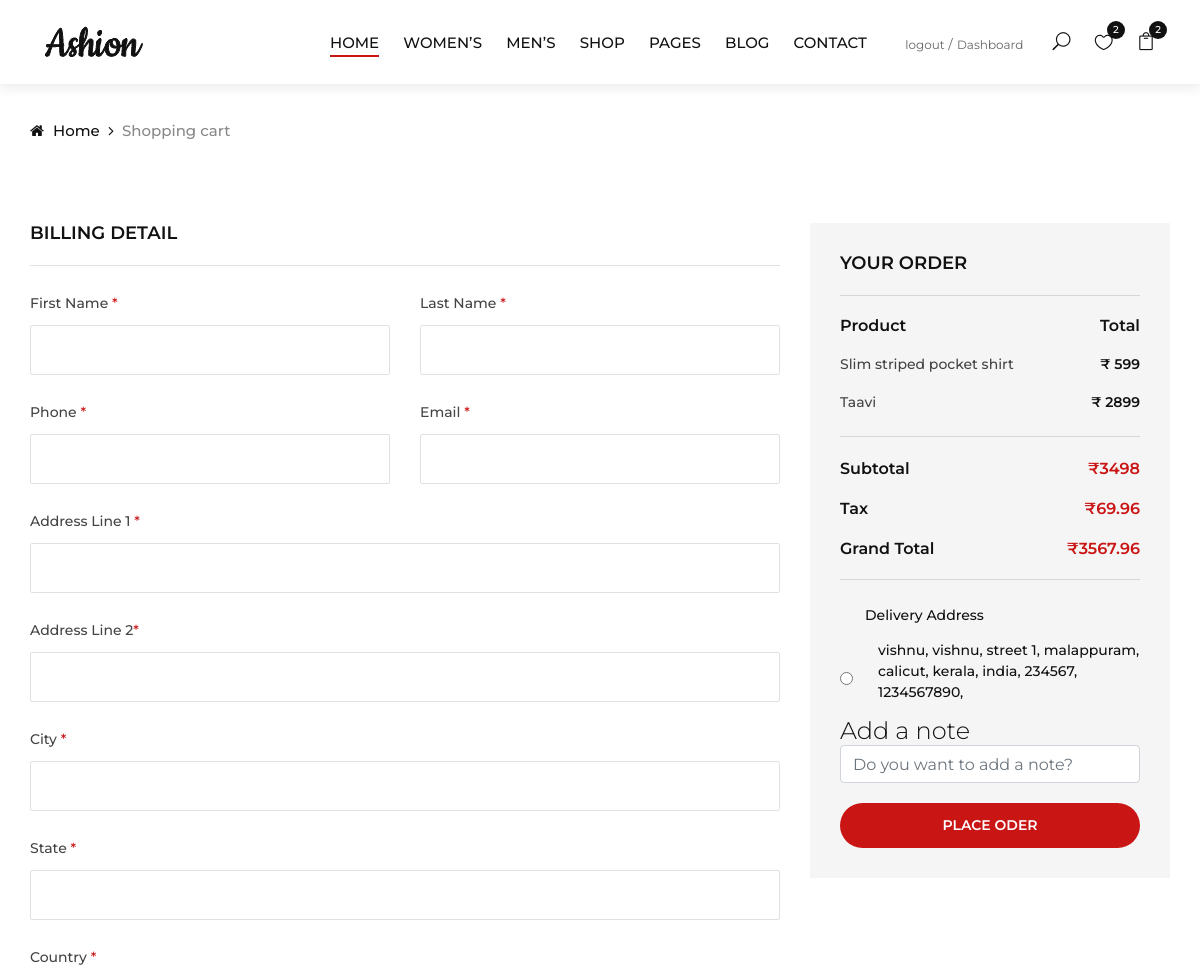
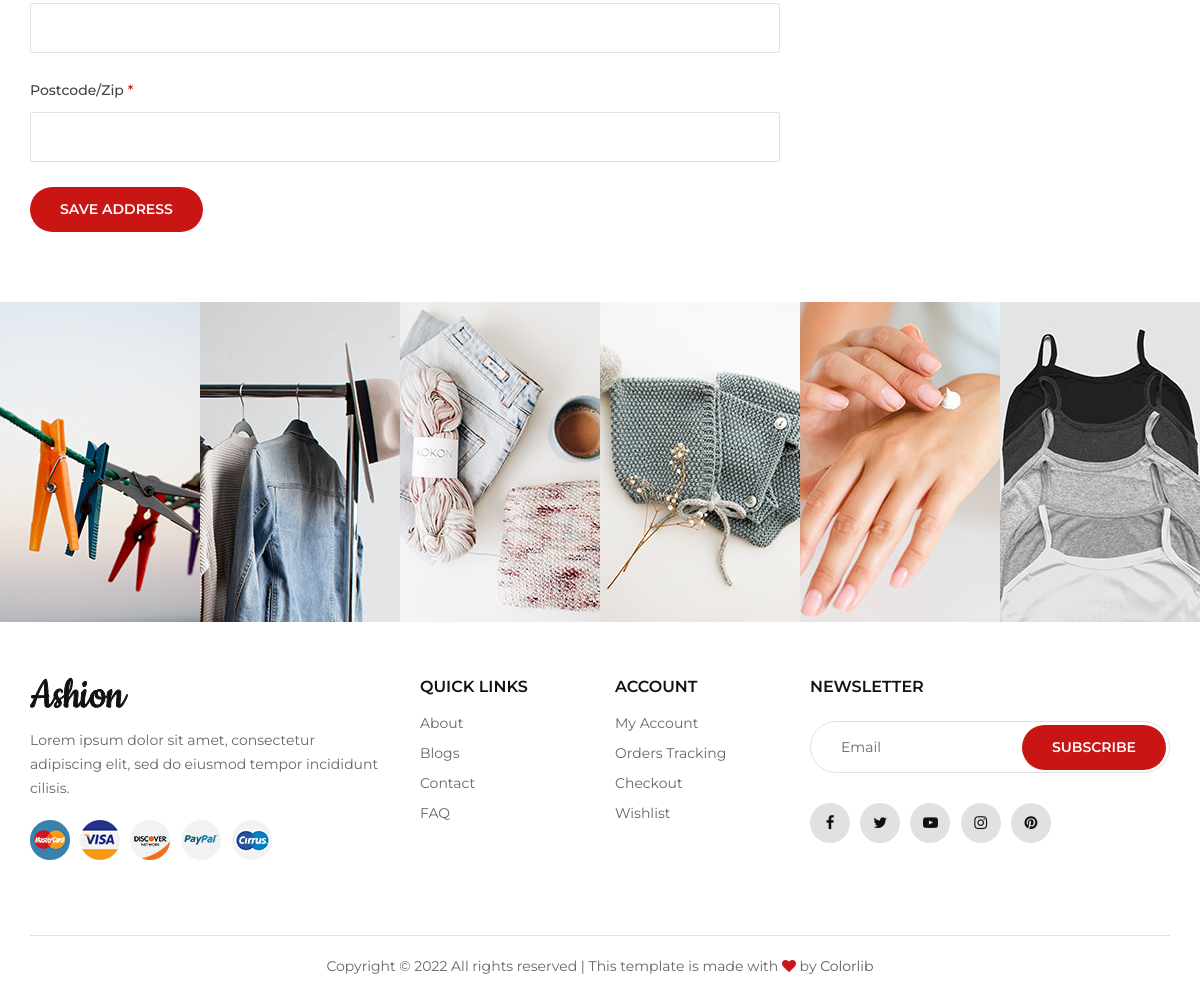
The app's page /cart/checkout/ (signed in) with its own data (2 pictures, top to bottom).
### carts/models.py (models this page shows, shortened)
class CartItem(models.Model):
    user = models.ForeignKey(Account, on_delete=models.CASCADE, null=True)
    product = models.ForeignKey(Product, on_delete=models.CASCADE)
    variations = models.ManyToManyField(Variation, blank=True)
    cart = models.ForeignKey(Cart, on_delete=models.CASCADE,null=True)
    quantity = models.IntegerField()
    is_active = models.BooleanField(default=True)

### store/models.py (models this page shows, shortened)
class Product(models.Model):
    product_name = models.CharField(max_length=255, unique=True)
    slug = models.SlugField(max_length=255, unique=True)
    description = models.TextField(max_length=500, blank=True)
    price = models.IntegerField()
    stock = models.IntegerField()
    images = models.ImageField(upload_to='photos/products')
    cropping = ImageRatioField('images', '512x512')
    image_1 = models.ImageField(upload_to='photos/products',blank=True)
    image_2 = models.ImageField(upload_to='photos/products',blank=True)
    image_3 = models.ImageField(upload_to='photos/products',blank=True)
    image_4 = models.ImageField(upload_to='photos/products',blank=True)
    is_available = models.BooleanField(default=True)
    category = models.ForeignKey(Category, on_delete=models.CASCADE)
    created_date = models.DateTimeField(auto_now_add=True)
    modified_date = models.DateTimeField(auto_now=True)

### orders/models.py (models this page shows, shortened)
class Delivery_address(models.Model):
    user            = models.ForeignKey(Account, on_delete=models.SET_NULL,null=True)
    firstname       = models.CharField(max_length=50,null=False)
    lastname        = models.CharField(max_length=50,null=True)
    addressfield_1  = models.CharField(max_length=250,null=False)
    addressfield_2  = models.CharField(max_length=50,null=True)
    city            = models.CharField(max_length=50,null=False)
    state           = models.CharField(max_length=50,null=False)
    country         = models.CharField(max_length=50,null=False)
    post_code       = models.CharField(max_length=50,null=False)
    phonenumber     = models.CharField(max_length=50,null=False)
    email           = models.EmailField(max_length=50,null=False)
    objects = models.Manager()

### carts/views.py (the view)
# urls.py: path('checkout/',views.checkout,name='checkout'),
@login_required(login_url='login')
def checkout(request, total=0, quantity=0, cart_items=None):
    try:
        tax = 0
        grand_total = 0
        if request.user.is_authenticated:
            cart_items = CartItem.objects.filter(user=request.user, is_active=True)
            address = Delivery_address.objects.filter(user=request.user)
        else:
            cart = Cart.objects.get(cart_id=_cart_id(request))
            cart_items = CartItem.objects.filter(cart=cart, is_active=True)
        for cart_item in cart_items:
            total +=(cart_item.product.price * cart_item.quantity)
            quantity += cart_item.quantity
        tax = (2 * total)/100
        grand_total = total + tax
    except ObjectDoesNotExist:
        pass
    context ={
        'total' : total,
        'quantity' : quantity,
        'cart_items' : cart_items,
        'tax' : tax,
        'grand_total' : grand_total,
        'address': address,
    }
    return render (request, 'checkout.html', context)

### carts/context_processors.py (called while the page is built)
def counter(request):
    cart_count = 0
    if 'admin' in request.path:
        return{}
    else :
        try:
            cart = Cart.objects.filter(cart_id = _cart_id(request))
            if request.user.is_authenticated:
                cart_items = CartItem.objects.all().filter(user=request.user)
            else :
                cart_items = CartItem.objects.all().filter(cart=cart[:1])
            for cart_item in cart_items:
                cart_count += cart_item.quantity
        except Cart.DoesNotExist:
            cart_count = 0
    return dict(cart_count=cart_count)

### carts/views.py (called while the page is built)
def _cart_id(request):
    cart = request.session.session_key
    if not cart :
        cart = request.session.create()
    return cart

### category/context_processors.py (called while the page is built)
def menu_links(request):
    links = Category.objects.all()
    return dict(links=links)

### templates/checkout.html (shortened to what this page needs)
{% extends 'base.html' %} {% load static %} {% block content %}
<div class="breadcrumb-option">
  <div class="container">
    <div class="row">
      <div class="col-lg-12">
        <div class="breadcrumb__links">
          <a href="{% url 'home' %}"><i class="fa fa-home"></i> Home</a>
          <span>Shopping cart</span>
        </div>
      </div>
    </div>
  </div>
</div>
<section class="checkout spad">
  <div class="container">
    <form action="{% url 'save_address' %}" class="checkout__form" method="POST">
      <div class="row">
        <div class="col-lg-8">
          <h5>Billing detail</h5>
          <div class="row">
            <div class="col-lg-6 col-md-6 col-sm-6">
              <div class="checkout__form__input">
                <p>First Name <span>*</span></p>
                <input type="text" name="firstname" required />
              </div>
            </div>
            <div class="col-lg-6 col-md-6 col-sm-6">
              <div class="checkout__form__input">
                <p>Last Name <span>*</span></p>
                <input type="text" name="lastname" required />
              </div>
            </div>
            <div class="col-lg-6 col-md-6 col-sm-6">
              <div class="checkout__form__input">
                <p>Phone <span>*</span></p>
                <input type="text" name="phonenumber" required />
              </div>
            </div>
            <div class="col-lg-6 col-md-6 col-sm-6">
              <div class="checkout__form__input">
                <p>Email <span>*</span></p>
                <input type="email" name="email" required />
              </div>
            </div>
            <div class="col-lg-12">
              <div class="checkout__form__input">
                <p>Address Line 1 <span>*</span></p>
                <input type="text" name='addressfield_1' required />
              </div>
              <div class="checkout__form__input">
                <p>Address Line 2<span>*</span></p>
                <input type="text" name='addressfield_2' required />
              </div>
              <div class="checkout__form__input">
                <p>City <span>*</span></p>
                <input type="text" name="city" required />
              </div>
              <div class="checkout__form__input">
                <p>State <span>*</span></p>
                <input type="text" name="state" required />
              </div>
              <div class="checkout__form__input">
                <p>Country <span>*</span></p>
                <input type="text" name="country" required />
              </div>
              <div class="checkout__form__input">
                <p>Postcode/Zip <span>*</span></p>
                <input type="number" name='post_code'>
            </div>
              <button type="submit" name="submit" class="site-btn">Save Address</button>
            </div>
          </div>
        </div>
      </form>
        <div class="col-lg-4">
          <div class="checkout__order">
            <h5>Your order</h5>
            <div class="checkout__order__product">
              <ul>
                <li>
                  <span class="top__text">Product</span>
                  <span class="top__text__right">Total</span>
                </li>
                {% for cart_items in cart_items %}
                <li>
                  {{cart_items.product.product_name}}<span
                    >₹ {{cart_items.product.price}}</span
                  >
                </li>
                {% endfor %}
              </ul>
            </div>
            <div class="checkout__order__total">
              <ul>
                <li>Subtotal <span>₹{{total}}</span></li>
                <li>Tax <span>₹{{tax}}</span></li>
                <li>Grand Total <span>₹{{grand_total}}</span></li>
              </ul>
            </div>
            <form action="{% url 'place_order' %}" method="post">
            <div class="checkout__order__widget">
              <label for="o-acc">
                Delivery Address
              </label>
              {% for address in address %}
                    <div style="display: flex">
                        <input style="display: inline" type="radio" id="address" name="address" value="{{address.id}}">
                        <label style="display: inline">
                            {{address.firstname}},
                            {{address.lastname}},
                            {{address.addressfield_1}},
                            {{address.addressfield_2}},
                            {{address.city}},
                            {{address.state}},
                            {{address.country}},
                            {{address.post_code}},
                            {{address.phonenumber}},
                        </label>
                    </div>
                    {% endfor %}
                    <div class="checkout__order__widget">
                        <h4 style="font-weight: 300;">Add a note</h4>
                        <input type="text" name='ordernote' placeholder="Do you want to add a note?"
                            class="form-control">
                    </div>
            </div>
            <button type="submit" name="submit" class="site-btn">Place oder</button>
          </form>
          </div>
        </div>
      </div>
</section>
<div class="instagram">
  <div class="container-fluid">
    <div class="row">
      <div class="col-lg-2 col-md-4 col-sm-4 p-0">
        <div
          class="instagram__item set-bg"
          data-setbg="{% static 'img/instagram/insta-1.jpg' %}"
        >
        </div>
      </div>
      <div class="col-lg-2 col-md-4 col-sm-4 p-0">
        <div
          class="instagram__item set-bg"
          data-setbg="{% static 'img/instagram/insta-2.jpg' %}"
        >
        </div>
      </div>
      <div class="col-lg-2 col-md-4 col-sm-4 p-0">
        <div
          class="instagram__item set-bg"
          data-setbg="{% static 'img/instagram/insta-3.jpg' %}"
        >
        </div>
      </div>
      <div class="col-lg-2 col-md-4 col-sm-4 p-0">
        <div
          class="instagram__item set-bg"
          data-setbg="{% static 'img/instagram/insta-4.jpg' %}"
        >
        </div>
      </div>
      <div class="col-lg-2 col-md-4 col-sm-4 p-0">
        <div
          class="instagram__item set-bg"
          data-setbg="{% static 'img/instagram/insta-5.jpg' %}"
        >
        </div>
      </div>
      <div class="col-lg-2 col-md-4 col-sm-4 p-0">
        <div
          class="instagram__item set-bg"
          data-setbg="{% static 'img/instagram/insta-6.jpg' %}"
        >
        </div>
      </div>
    </div>
  </div>
</div>
{% endblock content %}

### static/css/style.css (style rules this page uses)
html, body { height: 100%; font-family: "Montserrat", sans-serif; -webkit-font-smoothing: antialiased; }
h1, h2, h3, h4, h5, h6 { margin: 0; color: #111111; font-weight: 400; font-family: "Montserrat", sans-serif; }
h4 { font-size: 24px; }
h5 { font-size: 18px; }
p { font-size: 14px; font-family: "Montserrat", sans-serif; color: #666666; font-weight: 400; line-height: 24px; margin: 0 0 15px 0; }
ul, ol { padding: 0; margin: 0; }
.set-bg { background-repeat: no-repeat; background-size: cover; background-position: top center; }
.spad { padding-top: 100px; padding-bottom: 100px; }
.site-btn { font-size: 14px; color: #ffffff; background: #ca1515; font-weight: 600; border: none; text-transform: uppercase; display: inline-block; padding: 12px 30px; border-radius: 50px; }
.instagram__item { height: 320px; display: -webkit-box; display: -ms-flexbox; display: flex; -webkit-box-align: center; -ms-flex-align: center; align-items: center; -webkit-box-pack: center; -ms-flex-pack: center; justify-content: center; position: relative; z-index: 1; }
.instagram__item:after { position: absolute; left: 0; top: 0; height: 100%; width: 100%; background: rgba(255, 255, 255, 0.9); content: ""; opacity: 0; z-index: -1; -webkit-transition: all, 0.3s; -o-transition: all, 0.3s; transition: all, 0.3s; }
.breadcrumb-option { padding-top: 35px; }
.breadcrumb__links a { font-size: 15px; font-weight: 500; color: #111111; margin-right: 18px; display: inline-block; position: relative; }
.breadcrumb__links a:after { position: absolute; right: -14px; top: 0; content: ""; font-family: "FontAwesome"; }
.breadcrumb__links a i { margin-right: 5px; }
.breadcrumb__links span { font-size: 15px; font-weight: 500; color: #888888; display: inline-block; }
.checkout { padding-top: 80px; padding-bottom: 70px; }
.checkout__form h5 { color: #111111; font-weight: 600; text-transform: uppercase; border-bottom: 1px solid #e1e1e1; padding-bottom: 20px; margin-bottom: 25px; }
.checkout__form .checkout__form__input p { color: #444444; font-weight: 500; margin-bottom: 10px; }
.checkout__form .checkout__form__input p span { color: #ca1515; }
.checkout__form .checkout__form__input input { height: 50px; width: 100%; border: 1px solid #e1e1e1; border-radius: 2px; margin-bottom: 25px; font-size: 14px; padding-left: 20px; color: #666666; }
.checkout__form .checkout__form__input input::placeholder { color: #666666; }
.checkout__order { background: #f5f5f5; padding: 30px; }
.checkout__order h5 { border-bottom: 1px solid #d7d7d7; margin-bottom: 18px; }
.checkout__order .site-btn { width: 100%; }
.checkout__order__product { border-bottom: 1px solid #d7d7d7; padding-bottom: 22px; }
.checkout__order__product ul li { list-style: none; font-size: 14px; color: #444444; font-weight: 500; overflow: hidden; margin-bottom: 14px; line-height: 24px; }
.checkout__order__product ul li:last-child { margin-bottom: 0; }
.checkout__order__product ul li span { font-size: 14px; color: #111111; font-weight: 600; float: right; }
.checkout__order__product ul li .top__text { font-size: 16px; color: #111111; font-weight: 600; float: left; }
.checkout__order__product ul li .top__text__right { font-size: 16px; color: #111111; font-weight: 600; float: right; }
.checkout__order__total { padding-top: 12px; border-bottom: 1px solid #d7d7d7; padding-bottom: 10px; margin-bottom: 25px; }
.checkout__order__total ul li { list-style: none; font-size: 16px; color: #111111; font-weight: 600; overflow: hidden; line-height: 40px; }
.checkout__order__total ul li span { color: #ca1515; float: right; }
.checkout__order__widget { padding-bottom: 10px; }
.checkout__order__widget label { display: block; padding-left: 25px; font-size: 14px; font-weight: 500; color: #111111; position: relative; cursor: pointer; margin-bottom: 14px; }
@media only screen and (min-width: 1200px) { .container { max-width: 1170px; } }

### records on screen
CartItem: product.product_name "Slim striped pocket shirt", product.price "599"
CartItem: product.product_name "Taavi", product.price "2899"
Delivery_address: firstname "vishnu", lastname "vishnu", addressfield_1 "street 1", addressfield_2 "malappuram", city "calicut", state "kerala", country "india", post_code "234567", phonenumber "1234567890"

### other values on screen
{{ cart_count }} "2"
{{ total }} "3498"
{{ tax }} "69.96"
{{ grand_total }} "3567.96"
